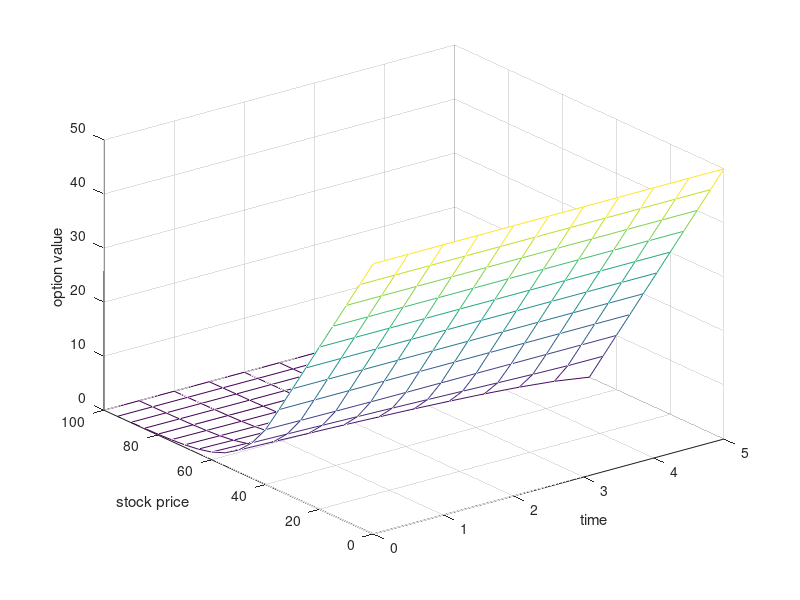

Source code (MATLAB):

clear;

%% Problem Description


% Example 21.1 American put option
is_american = 1;
% is_american = 0;

S0 = 50;
K = 50;
r = 0.10;
sig = 0.40;
T = 0.4167;
q = 0.0;

%% Governing Equation
% We solve the Black-Sholes with dividend:
% 
% $$ \frac{\partial f}{\partial t} + (r-q) S \frac{\partial f}{\partial S} + \frac{1}{2} \sigma^2 S^2 \frac{\partial^2 f}{\partial S^2} = rf $$
% 


sig2 = sig^2;

option_value = @(s) max(K - s, 0);

Smin = 0;
Smax = 100;
dS = 5;
% dS = 0.1;
Ss = (Smin:dS:Smax)';

nmonth = 5;
dmonth = 0.5;
% dmonth = 0.1;
dt = dmonth * (1/12);
Ts = (0:dmonth:nmonth)';

N = length(Ts) - 1;
M = length(Ss) - 1;

fs = zeros(M+1, N+1);

% set boundary values
fs(:,N+1) = option_value(Ss);
fs(1,:) = option_value(Smin);
fs(M+1,:) = option_value(Smax);

for i = N:-1:1
    % mat = zeros(M-1, M-1);
    mat = [];
    rhs = zeros(M-1, 1);
    for j = 2:M
        jj = j - 1;
        jj2 = jj^2;
        aa = 0.5*(r-q)*jj*dt - 0.5*sig2*jj2*dt;
        bb = 1 + sig2*jj2*dt + r*dt;
        cc = -0.5*(r-q)*jj*dt - 0.5*sig2*jj2*dt;
        
        rr = fs(j,i+1);
        if (jj-1 == 0)
            rr = rr - aa * fs(j-1,i);
        else
            % mat(jj,jj-1) = aa;
            mat(end+1,:) = [jj,jj-1, aa];
        end
        % mat(jj,jj) = bb;
        mat(end+1,:) = [jj,jj, bb];
        if (jj+1 == M)
            rr = rr - cc * fs(j+1,i);
        else
            % mat(jj,jj+1) = cc;
            mat(end+1,:) = [jj,jj+1, cc];
        end
        rhs(jj) = rr;
    end
    % mat = sparse(mat);
    mat = sparse(mat(:,1), mat(:,2), mat(:,3), M-1,M-1);
    
    
    sol = mat \ rhs;
    fs(2:M,i) = sol;
    
    % the following limiter is to ensure optimal early exercise
    % consider K=50, S=40, f=9.8 < K-S = 10, then the option should be exercised
    % thus its current value should be K-S=10, not f=9.8
    % in other words, the solved value should limited with max(K-S, f)
    if (is_american)
        fs(:,i) = max(K-Ss, fs(:,i));
    end
end

% round to 0.01 precision
fs = round(fs./0.01) .* 0.01;

disp(['S0=', num2str(S0), ' value=', num2str(fs(find(Ss==S0),1))]);

% fs = flipud(fs);

figure;
mesh(Ts,Ss, fs);
xlabel('time');
ylabel('stock price');
zlabel('option value');
